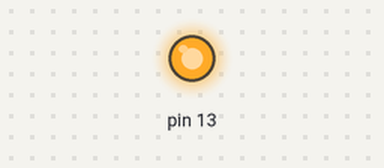
Bench run of a sketch on a simulated Arduino Uno, built with avr-gcc and run on an emulated ATmega328P. Shown: output pins drawn as LEDs (lit = HIGH).

Above: at 2.0 s.
At 8.1 s:
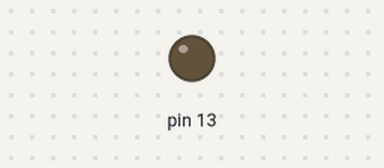
Timing chart, 0 to 12.7 s (numbered marks = the images above):
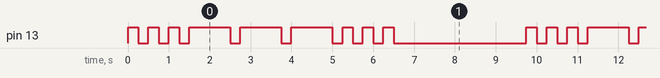

The sketch:

morsetest2.ino
```cpp
#include <Morse.h>
Morse morse(13);
void setup(){

  // put your setup code here, to run once:

}

void loop() {
  // put your main code here, to run repeatedly:
morse.dot();
morse.dot();
morse.dot();
morse.dash();
morse.dash();
morse.dash();
morse.dot();
morse.dot();
morse.dot();
delay(3000);
}
```

Morse.h
```cpp
//Morse.h
#ifndef Morse_h
#define Morse_h

#include "Arduino.h"
class Morse
{
 public:
 Morse(int pin);
 void dot();
 void dash();
 private:
 int _pin;
};
#endif
```

Measured:
- by itself, pin 13: repeats every 9.8 s: 2 × (LOW 0.25 s, HIGH 0.25 s), 3 × (LOW 0.25 s, HIGH 1.0 s), 3 × (LOW 0.25 s, HIGH 0.25 s), LOW 3.3 s, HIGH 0.25 s
- by itself, everything shown: repeats every 9.8 s, in 18 steps
